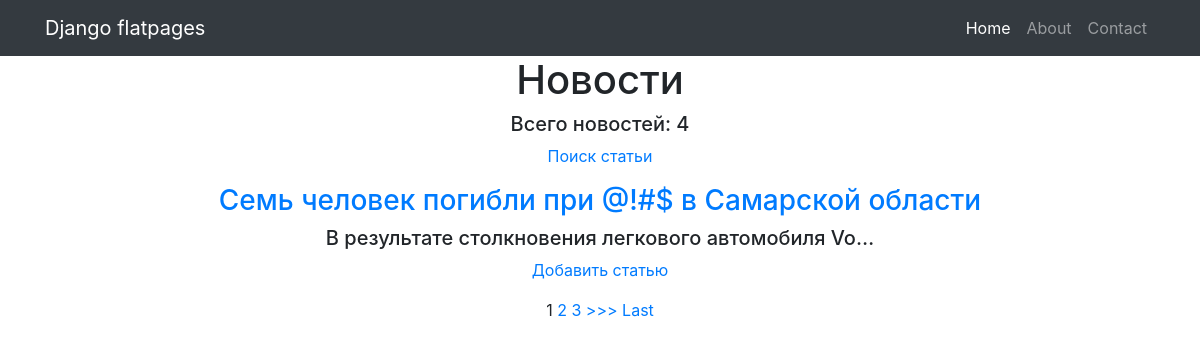
Page /news/ on the committed database.
### news/models.py (models this page shows, shortened)
class Post(models.Model):
    author = models.ForeignKey(Author, on_delete=models.CASCADE)
    news = 'NW'
    article = 'AR'
    CHOICES = [
        (news, 'Новость'),
        (article, 'Статья')
    ]
    type = models.CharField(max_length=2,
                            choices=CHOICES)
    time = models.DateTimeField(auto_now_add=True)
    category = models.ManyToManyField(Category, through='PostCategory')
    header = models.CharField(max_length=1000)
    text = models.TextField(null=True)
    post_rating = models.IntegerField(default=0)

### news/views.py (the view)
# urls.py: path('', PostList.as_view()),
class PostList(ListView):
    model = Post
    context_object_name = 'news'
    template_name = 'news.html'
    queryset = Post.objects.order_by('-time')
    paginate_by = 1
    def get_context_data(self, **kwargs):
        context = super().get_context_data(**kwargs)
        context['all_news'] = Post.objects.all()
        return context

### news/templatetags/custom_filters.py (called while the page is built)
@register.filter(name='censor')
def censor(some_str):
    cens_str = ''
    for i in some_str.split():
        cens_str = some_str.replace('ДТП', '@!#$')
    return cens_str

### templates/news.html (shortened to what this page needs)
{% extends 'default.html' %}
{% load custom_filters %}
{% block content %}
<h1>Новости</h1>
<h5>Всего новостей: {{ all_news|length }}</h5>
<p><a href="search/">Поиск статьи</a></p>
{% if news %}
    {% for specificnews in news %}
    <h3><a href="{{ specificnews.id }}">{{ specificnews.header|censor }}</a></h3>
    <h5>{{ specificnews.text|truncatechars:50 }}</h5>
    {% endfor %}
{% endif %}
<p><a href="create/">Добавить статью</a></p>
{% if is_paginated %}
    {% for num in page_obj.paginator.page_range %}
        {% if page_obj.number == num %}
            <a>{{ num }}</a>
        {% elif num > page_obj.number|add:'-3' and num < page_obj.number|add:'3' %}
            <a href="?page={{ num }}">{{ num }}</a>
        {% endif %}
    {% endfor %}
    {% if page_obj.has_next %}
        <a href="?page={{ page_obj.next_page_number }}">>>></a>
        <a href="?page={{ page_obj.paginator.num_pages }}">Last</a>
    {% endif %}
{% endif %}
{% endblock content %}

### rows in the picture
Post: header|censor "Семь человек погибли при @!#$ в Самарской области", text "В результате столкновения легкового автомобиля Vo…"

### other values in the picture
{{ all_news|length }} "4"
{{ num }} "1"
{{ num }} "2" "3"
